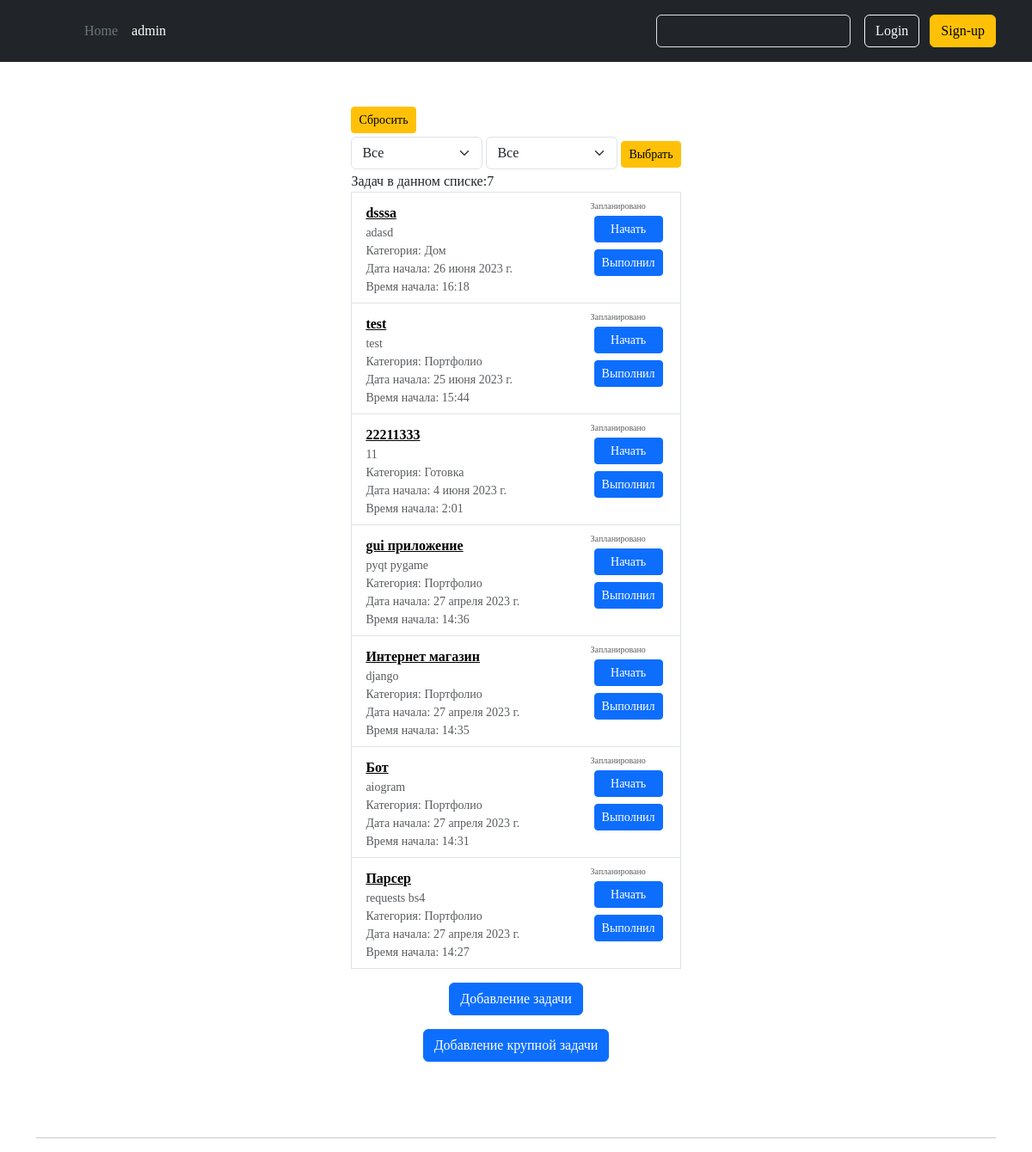
Before: / with the older database file.
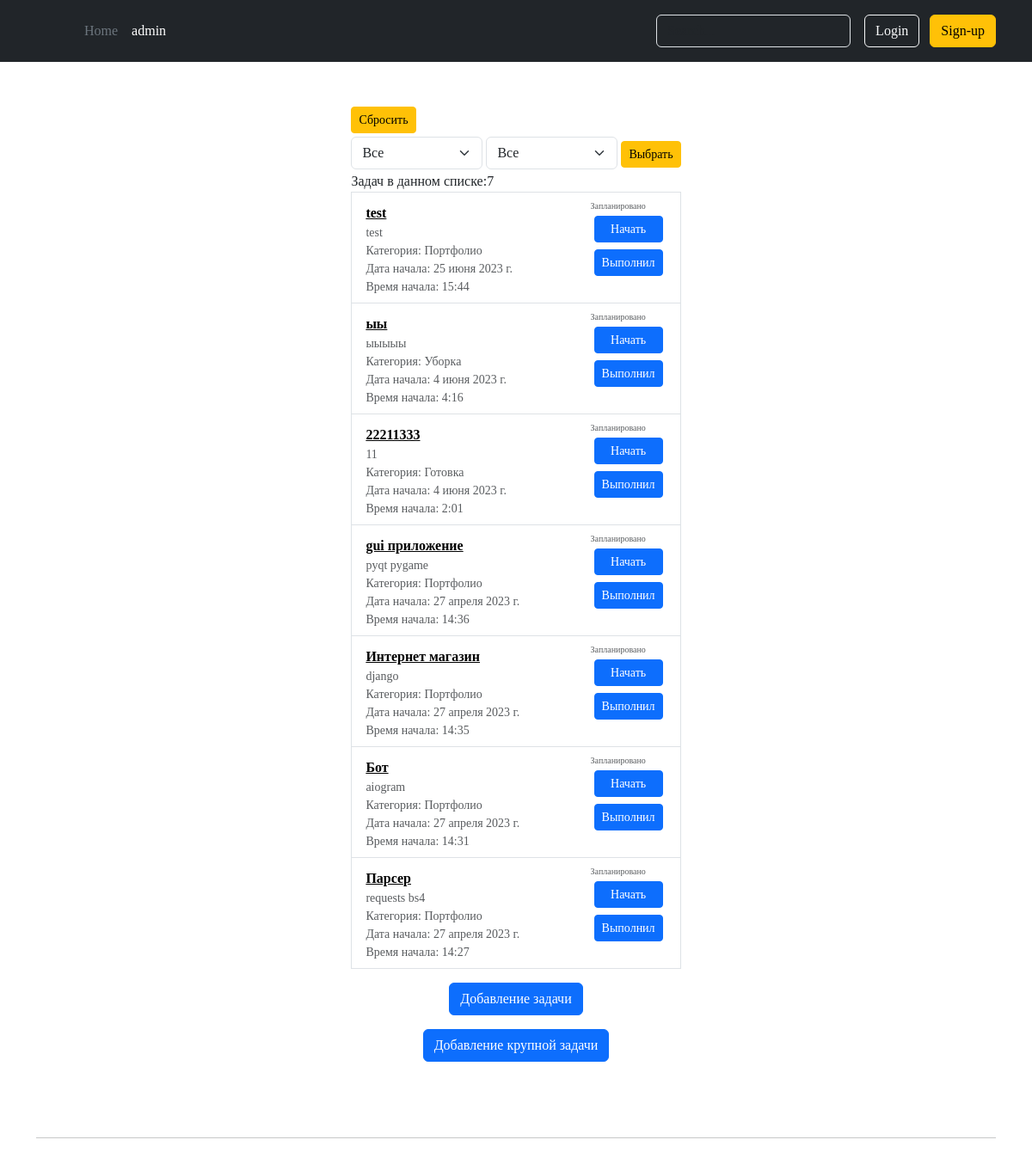
After: the same page with the newer database file.
### todo/models.py (models this page shows, shortened)
class Task(models.Model):
    title = models.CharField(max_length=200, verbose_name='Название')
    description = models.CharField(max_length=1000, verbose_name='Описание задачи', blank=True)
    category = models.ForeignKey(Category, verbose_name='Категория', on_delete=models.CASCADE)
    created_at = models.DateTimeField(auto_now_add=True, verbose_name='Дата создания')
    started_at_date = models.DateField(default=django.utils.timezone.localtime, verbose_name='Дата начала')
    started_at_time = models.TimeField(default=django.utils.timezone.localtime, verbose_name='Время начала')
    due_date_date = models.DateField(verbose_name='Дата окончания', blank=True, null=True)
    due_date_time = models.TimeField(verbose_name='Время окончания', blank=True, null=True)
    order_in_big_task = models.IntegerField(blank=True, null=True, default=0, verbose_name='Приоритетность')
    status = models.IntegerField(default=0, choices=CHOICES, verbose_name='Статус')
    class Meta:
        verbose_name = 'задача'
        verbose_name_plural = 'задачи'
        ordering = ['-created_at']
    def get_absolute_url(self):
        return reverse('task_detail', kwargs={'pk' : self.pk})

class Category(MPTTModel):
    title = models.CharField(max_length=100, unique=True)
    description = models.CharField(max_length=200, verbose_name='Описание', blank=True)
    parent = TreeForeignKey('self', on_delete=models.CASCADE, null=True, blank=True, related_name='children')
    class MPTTMeta:
        order_insertion_by = ['title']
    class Meta:
        verbose_name = 'категория'
        verbose_name_plural = 'категории'

### todo/views.py (the view)
# urls.py: path('', task_listing, name='home'),
def task_listing(request):
    context = {
        "task_list": services.TaskFilter(request.GET, queryset=Task.objects.filter(status__lte=1)),
        "date_list": services.date_list,
    }
    return render(request, "todo/index.html", context)

### todo/templatetags/get_item.py (called while the page is built)
@register.filter
def get_item(dictionary, key):
    return dictionary.get(key)

### todo/templates/todo/index.html (shortened to what the changed rows need)
{% extends 'todo_base.html' %}
{% load get_item %}
{% load static %}
{% block extrahead %}
    <link rel="stylesheet" href="{% static 'todo/css/style.css' %}">
{% endblock %}
{% block body %}
    <todo_list>
        <div class="container">
            <div class="d-flex flex-column flex-md-row p-4 gap-4 py-md-5 align-items-center justify-content-center">
                <div class="list-group">
                    {% for task in task_list.qs %}
                        <span class="list-group-item align-content-between d-flex gap-3">
                            <span class="pt-1 d-flex flex-column form-checked-content order-first">
                                <strong>
                                    <span style="vertical-align: inherit;">
                                        <span style="vertical-align: inherit;">
                                            <a href="{{ task.get_absolute_url }}">{{ task.title }}</a>
                                        </span>
                                    </span>
                                </strong>
                                <small class="d-block text-body-secondary">
                                    <span style="vertical-align: inherit;">
                                        <span style="vertical-align: inherit;">{{ task.description }}</span>
                                    </span>
                                </small>
                                <small class="d-block text-body-secondary">
                                    <span style="vertical-align: inherit;">
                                        Категория:
                                        <span style="vertical-align: inherit;">{{ task.category.title }}</span>
                                    </span>
                                </small>
                                <small class="d-block text-body-secondary">
                                    Дата начала:
                                    <span style="vertical-align: inherit;">
                                        <span style="vertical-align: inherit;">
                                            {{ task.started_at_date }}</span>
                                    </span>
                                </small>
                                <small class="d-block text-body-secondary">
                                    Время начала:
                                    <span style="vertical-align: inherit;">
                                        <span style="vertical-align: inherit;">{{ task.started_at_time }}</span>
                                    </span>
                                </small>
                            </span>
                            <span class="small d-flex flex-column text-body-secondary ms-auto order-last change-status">
                                {{ task.get_status_display }}
                                {% if task.status == 0 %}
                                    <a href="{% url 'task_start' pk=task.pk %}" class="btn btn-primary btn-sm m-1">Начать</a>
                                {% endif %}
                                {% if task.status != 2 %}
                                    <a href="{% url 'task_done' pk=task.pk %}"
                                       class="btn btn-primary btn-sm m-1">Выполнил</a>
                                {% endif %}
                            </span>
                        </span>
                    {% endfor %}
                </div>
            </div>
            <br>
        </div>
    </todo_list>
{% endblock %}

Changed rows visible on the page:
no longer on this page (row edited): Task: title "dsssa", description "adasd", category "Дом", started_at_date "26 июня 2023 г.", started_at_time "16:18", status "Запланировано", shows "Начать", shows "Выполнил"
now on this page (row edited): Task: title "ыы", description "ыыыыы", category "Уборка", started_at_date "4 июня 2023 г.", started_at_time "4:16", status "Запланировано", shows "Начать", shows "Выполнил"
